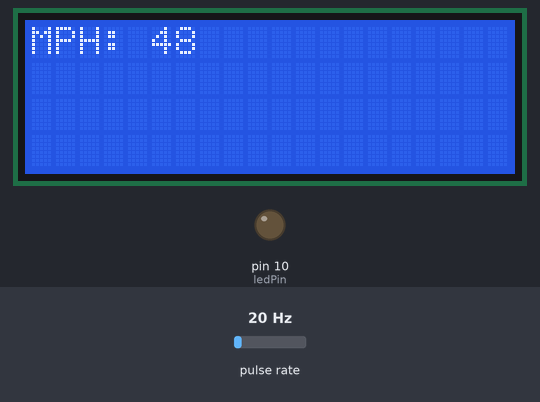
Bench run of a program on a simulated Arduino Micro, built with avr-gcc and run on an emulated ATmega32U4. Parts: 20×4 character LCD, output pins drawn as LEDs (lit = HIGH). Wiring (inferred from the names in the program): pulse sensor: data pin 7. Inputs (shaded band) come from the test bench; at power-on: pulse rate 20 Hz.

Above: at 3.6 s.
3.7 s: pulse rate (sensor on pin 7) set to 4 Hz
At 6.3 s:
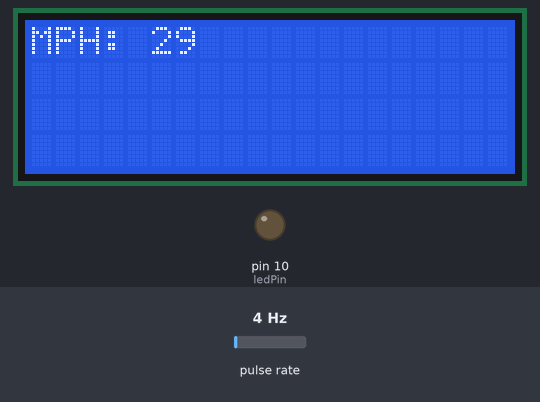
6.6 s: pulse rate (sensor on pin 7) set to 150 Hz
At 7.9 s:
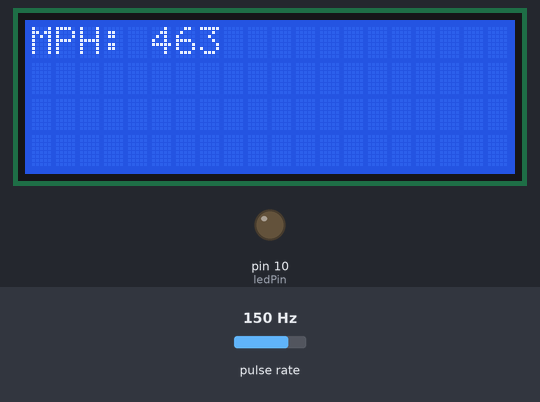
9.6 s: pulse rate (sensor on pin 7) set to 50 Hz
At 11.9 s:
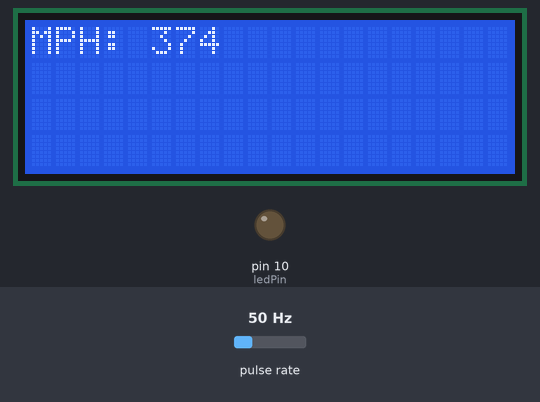
Timing chart, 0 to 13.4 s (numbered marks = the images above; inputs shaded):
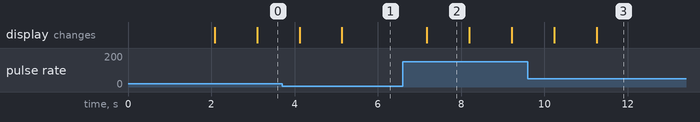

Measured:
- after the input at 6.6 s, the display: changes after 0.58 s (image 2)
- what the display in image 2 shows lasts 1.0 s, from 7.2 s to 8.2 s

The program:

main.cpp
```cpp
//#include <Arduino.h>
#include <Wire.h>
#include <LiquidCrystal_I2C.h>
#include <EEPROM.h>
//#include <LiquidCrystal_PCF8574.h>
#define COLUMS           20
#define ROWS             4

#define LCD_SPACE_SYMBOL 0x20  //space symbol from the LCD ROM, see p.9 of GDM2004D datasheet

LiquidCrystal_I2C lcd(PCF8574_ADDR_A21_A11_A01, 4, 5, 6, 16, 11, 12, 13, 14, POSITIVE);


int wheelR = 21.5;
float wheelCM= (wheelR*PI*2);

//int buttonPin=5;
int buttonState=0;
int ledPin = 10;
int hallPin = 7;


float T = 0.00;
float T2=0.00;
float O = 0.00;
float odo=0;
float rev=0;
float rpm=0;
float loopD=0;
float tripD=0.00;

int print=0;
int mph=0;
int oldtime=0;
int time;
int tripIndex=1;
int tripIndexNew=3;
int odoIndex=0;

void isr() //interrupt service routine
{
 rev++;
 digitalWrite(ledPin, HIGH);
 digitalWrite(ledPin, LOW);
}


void setup() {

  Serial.begin(115200);
  //EEPROM.put(0,0.00); // zeros odometer index
  //EEPROM.put(1,0.00); // zeros trip index

  //EEPROM.get(tripIndex,T);  // keeps trip alive
  //EEPROM.get(odoIndex,O);  // gets old odometer value

  odo = O;          // updates odo
  tripD = T;

  while (lcd.begin(COLUMS, ROWS) != 1) //colums - 20, rows - 4
  {
    Serial.println(F("PCF8574 is not connected or lcd pins declaration is wrong. Only pins numbers: 4,5,6,16,11,12,13,14 are legal."));
    delay(5000);
  }

  lcd.print(F("starting this mf"));
  delay(2000);

  lcd.clear();
  lcd.setCursor(0,0);

  pinMode(hallPin, INPUT_PULLUP);
  pinMode(ledPin, OUTPUT);
  //pinMode(buttonPin, INPUT_PULLUP);


  attachInterrupt(digitalPinToInterrupt(hallPin), isr, RISING);  //attaching the interrupt

}


void loop() {

  //int buttonState = digitalRead(buttonPin);
  delay(1000);

  detachInterrupt(digitalPinToInterrupt(hallPin));

  time=millis()-oldtime;        //finds the time
  rpm=(rev/time)*60000;
  mph=(wheelCM*rpm)/1056;
  loopD=(rev*wheelCM)/63360;
  tripD=tripD+loopD;

  //EEPROM.put(tripIndex,tripD);
  //EEPROM.put(odoIndex,(loopD+odo));
  //odo=EEPROM.get(odoIndex,O);

  oldtime=millis();
  rev=0;
  loopD=0;
  //Serial.println(mph);
  //Serial.println(rpm);
  //Serial.println(tripD);
  //Serial.println(wheelCM);

  attachInterrupt(digitalPinToInterrupt(hallPin), isr, RISING);

  lcd.print(F("MPH: "));
  lcd.setCursor(5,0);
  lcd.print(mph);

  //lcd.setCursor(0,1);
  //lcd.print(F("O: "));
  //lcd.print(odo);
  //lcd.setCursor(8,1);
  //lcd.print(F("T: "));
  //lcd.print(tripD);

  lcd.clear();
  lcd.print(F("MPH: "));
  lcd.setCursor(5,0);
  lcd.print(mph);

 // lcd.setCursor(0,1);
  //lcd.print(F("O: "));
  //lcd.print(odo);
  //lcd.setCursor(8,1);
  //lcd.print(F("T: "));
  //lcd.print(tripD);

 //if (buttonState == LOW) {
    //EEPROM.put(tripIndexNew,5);
    //EEPROM.put(tripIndex,0);
    //tripD=0;
    //digitalWrite(ledPin,HIGH);
    //delay(500);
    //digitalWrite(ledPin,LOW);
  //}

  //for ( int i=0; i<5; i++) {
      //print = EEPROM.get(i,T2);
      //Serial.print(print);
  //}

}
```
